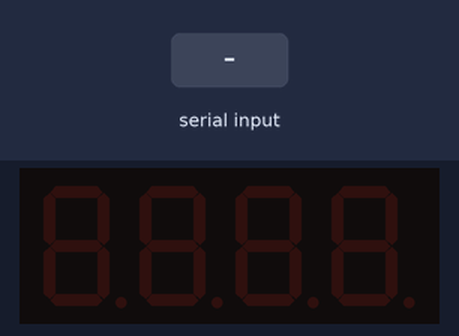
The sketch below on a simulated Arduino Uno, built with avr-gcc and run on an emulated ATmega328P. Parts: 4-digit seven-segment display. The inputs (shaded band) are chosen by the test bench.

Above: at 1.2 s.
1.3 s: "B" received over Serial
At 1.7 s:
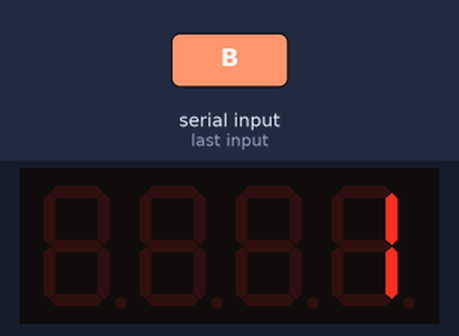
At 3.1 s:
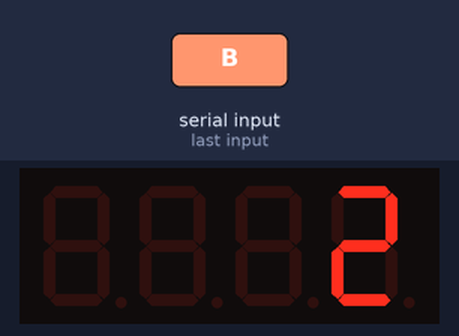
Timing chart, 0 to 4.6 s (numbered marks = the images above; inputs shaded):
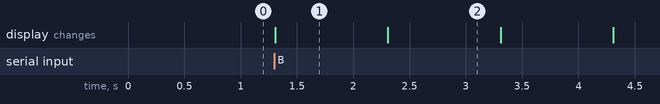

The sketch:

bai_4.ino
```cpp
/*
Từ máy tính gửi 1 kí tự đến VĐK qua cổng UART
+ Nếu gửi kí tự B, bắt đầu 1 biến đếm (mặc định từ 0). Biến đếm này sẽ
tăng giá trị lên 1 sau 1 giây.
+ Nếu gửi kí tự S, tạm dừng tăng giá trị biến đếm.
+ Nếu gửi kí tự R, reset biến đếm về 0
+ Hiển thị giá trị biến đếm này lên module led 7 thanh.
*/
#include "TM1637.h"

#define CLK 2
#define DIO 3

int time =0;
int flag = 0;
unsigned long current;
unsigned long last_current = 0;

TM1637 tm1637(CLK, DIO);

void dis_num(int time) {
  //tách số ra và hiện
  tm1637.display(3, time % 10);
  if (time > 9) tm1637.display(2, (time /10 ) % 10);
  if (time > 99) tm1637.display(1, (time /100 ) % 10);
  if (time > 999) tm1637.display(0, (time /1000 ) % 10);
}

void setup() {
  Serial.begin(9600);
  tm1637.init();
  tm1637.set(2);
  tm1637.clearDisplay();
}

void loop() {
  if (Serial.available() ) {
    char c = Serial.read();
    if (c == 'B') {flag = 1;}
    else if (c == 'S') {flag = 0;}
    else if (c == 'R') {flag = 2;}
  }
  if (flag == 2) {
    time = 0;
    dis_num(time);
    flag = 0; //tránh vòng sau reset liên tục
  }
  if (flag == 1) {
    current = millis();
    if (current - last_current > 1000) {
      time ++;
      if (time == 10000) {
        time = 0;
        tm1637.clearDisplay(); // nếu ko có thì khi 9999 về 0 thì hiện 9990
      }
      dis_num(time);
      last_current = current;
    }
  }
}
```

Measured:
- after the input at 1.3 s, the display: changes at once (image 1)
- what the display in image 1 shows lasts 1.0 s, from 1.3 s to 2.3 s
